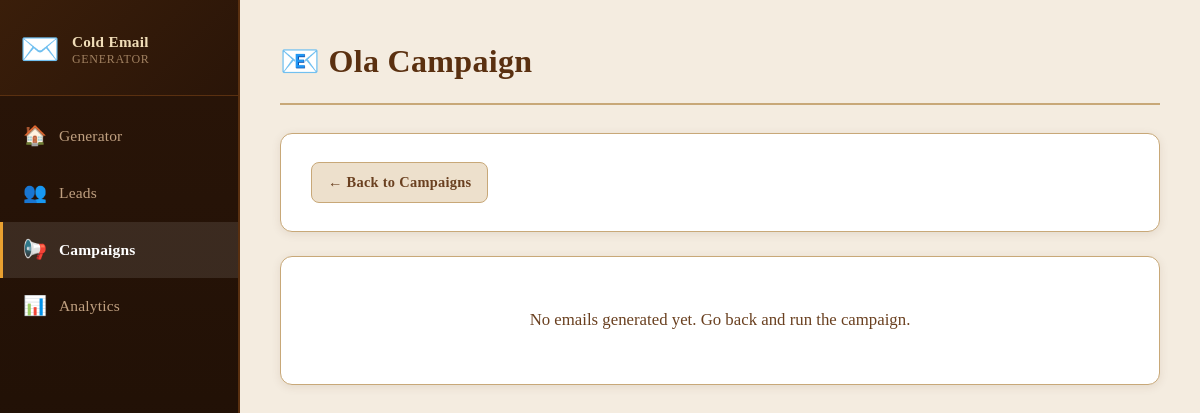
The page /campaigns/1/emails on the database as committed earlier.
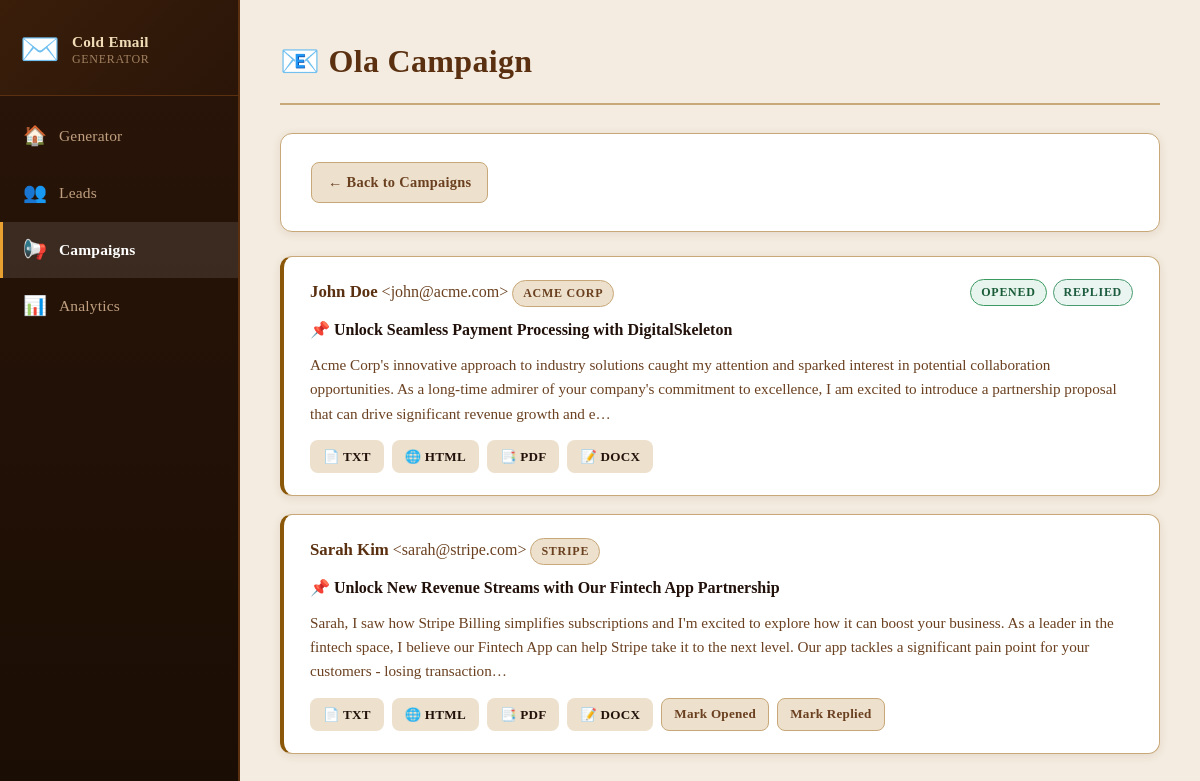
The same page on the database as committed later.
### tables this page shows
CREATE TABLE campaigns (
            id            INTEGER PRIMARY KEY AUTOINCREMENT,
            name          TEXT NOT NULL,
            product       TEXT NOT NULL,
            template_type TEXT DEFAULT "short_pitch",
            tone          TEXT DEFAULT "friendly",
            sender        TEXT DEFAULT "",
            created_at    DATETIME DEFAULT CURRENT_TIMESTAMP
        , pain_point TEXT DEFAULT "");

CREATE TABLE emails (
            id          INTEGER PRIMARY KEY AUTOINCREMENT,
            campaign_id INTEGER REFERENCES campaigns(id),
            lead_id     INTEGER REFERENCES leads(id),
            subject     TEXT,
            body        TEXT,
            opened      INTEGER DEFAULT 0,
            replied     INTEGER DEFAULT 0,
            created_at  DATETIME DEFAULT CURRENT_TIMESTAMP
        );

CREATE TABLE leads (
            id       INTEGER PRIMARY KEY AUTOINCREMENT,
            name     TEXT,
            email    TEXT UNIQUE,
            company  TEXT,
            website  TEXT,
            created_at DATETIME DEFAULT CURRENT_TIMESTAMP
        );

### app.py (the view)
@app.route('/campaigns/<int:campaign_id>/emails')
def campaign_emails(campaign_id):
    db = get_db()
    campaign = db.execute('SELECT * FROM campaigns WHERE id = ?', (campaign_id,)).fetchone()
    if not campaign:
        flash('Campaign not found.', 'error')
        return redirect(url_for('campaigns'))
    emails = db.execute(
        'SELECT e.*, l.name as lead_name, l.email as lead_email, l.company '
        'FROM emails e LEFT JOIN leads l ON e.lead_id = l.id '
        'WHERE e.campaign_id = ? ORDER BY e.created_at DESC',
        (campaign_id,)
    ).fetchall()
    return render_template('campaign_emails.html', campaign=campaign, emails=emails)

### models/db.py (called while the page is built)
def get_db():
    if 'db' not in g:
        g.db = sqlite3.connect(
            config.DATABASE_PATH,
            detect_types=sqlite3.PARSE_DECLTYPES
        )
        g.db.row_factory = sqlite3.Row
        g.db.execute('PRAGMA journal_mode=WAL')
        g.db.execute('PRAGMA foreign_keys=ON')
    return g.db

### templates/campaign_emails.html (shortened to what this page needs)
{% extends "base.html" %}
{% block page_title %}📧 {{ campaign.name }}{% endblock %}
{% block content %}
<div class="card mb-4">
  <a href="/campaigns" class="btn btn-secondary btn-sm">← Back to Campaigns</a>
</div>
{% if emails %}
<div class="email-list">
  {% for email in emails %}
  <div class="email-card card">
    <div class="email-card-header">
      <div>
        <strong>{{ email.lead_name or 'Unknown' }}</strong>
        {% if email.lead_email %}<span class="text-muted">&lt;{{ email.lead_email }}&gt;</span>{% endif %}
        {% if email.company %}<span class="badge badge-neutral">{{ email.company }}</span>{% endif %}
      </div>
      <div class="email-status">
        {% if email.opened %}<span class="badge badge-success">Opened</span>{% endif %}
        {% if email.replied %}<span class="badge badge-primary">Replied</span>{% endif %}
      </div>
    </div>
    <div class="email-subject">📌 {{ email.subject }}</div>
    <div class="email-body-preview">{{ email.body[:300] }}{% if email.body|length > 300 %}…{% endif %}</div>
    <div class="email-actions">
      <a href="/export/{{ email.id }}/txt"  class="btn btn-xs">📄 TXT</a>
      <a href="/export/{{ email.id }}/html" class="btn btn-xs">🌐 HTML</a>
      <a href="/export/{{ email.id }}/pdf"  class="btn btn-xs">📑 PDF</a>
      <a href="/export/{{ email.id }}/docx" class="btn btn-xs">📝 DOCX</a>
      {% if not email.opened %}
      <button class="btn btn-xs btn-secondary" onclick="markOpened({{ email.id }}, this)">Mark Opened</button>
      {% endif %}
      {% if not email.replied %}
      <button class="btn btn-xs btn-secondary" onclick="markReplied({{ email.id }}, this)">Mark Replied</button>
      {% endif %}
    </div>
  </div>
  {% endfor %}
</div>
{% else %}
<div class="card empty-state">
  <p>No emails generated yet. Go back and run the campaign.</p>
</div>
{% endif %}
{% endblock %}

### templates/base.html (shortened to what this page needs)
<!DOCTYPE html>
<html lang="en">
<head>
  <link rel="stylesheet" href="/static/style.css" />
</head>
<body>
  <nav class="sidebar">
    <div class="sidebar-brand">
      <span class="brand-icon">✉️</span>
      <span class="brand-text">Cold Email<br><small>Generator</small></span>
    </div>
    <ul class="nav-links">
      <li><a href="/" class="nav-link {% if request.path == '/' %}active{% endif %}">
        <span class="nav-icon">🏠</span> Generator
      </a></li>
      <li><a href="/leads" class="nav-link {% if request.path.startswith('/leads') %}active{% endif %}">
        <span class="nav-icon">👥</span> Leads
      </a></li>
      <li><a href="/campaigns" class="nav-link {% if request.path.startswith('/campaigns') %}active{% endif %}">
        <span class="nav-icon">📢</span> Campaigns
      </a></li>
      <li><a href="/analytics" class="nav-link {% if request.path.startswith('/analytics') %}active{% endif %}">
        <span class="nav-icon">📊</span> Analytics
      </a></li>
    </ul>
  </nav>
  <main class="main-content">
    <div class="topbar">
      <h1 class="page-title">{% block page_title %}{% endblock %}</h1>
    </div>
    {% block content %}{% endblock %}
  </main>
</body>
</html>

Rows that differ between the two databases and show on the page:
added emails: name "John Doe", lead_email "john@acme.com", company "ACME CORP", opened "OPENED", replied "REPLIED", subject "Unlock Seamless Payment Processing with DigitalSkeleton", body "Acme Corp's innovative approach to industry solutions caught my attention and sparked interest in potential collaboration opportunities. As a long-time admirer of your company's commitment to excellence, I am excited to introduce a partnership proposal that can drive significant revenue growth and e"
added emails: name "Sarah Kim", lead_email "sarah@stripe.com", company "STRIPE", subject "Unlock New Revenue Streams with Our Fintech App Partnership", body "Sarah, I saw how Stripe Billing simplifies subscriptions and I'm excited to explore how it can boost your business. As a leader in the fintech space, I believe our Fintech App can help Stripe take it to the next level. Our app tackles a significant pain point for your customers - losing transaction"
Other text that changed with them:
text no longer shown: "No emails generated yet. Go back and run the campaign."
